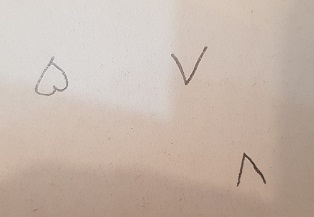
#> input picture OpenCV/binary processing/thresholding/adad.jpg, 314 x 217 px
$ jupyter execute final_project.ipynb
#> lines starting #> are read from the running program, lines starting #| are printed output that depends on the picture; after the words box and inside, x2 and y2 are one past the last pixel; in counts of white or black regions, pixels touching at a corner belong together
[cell 1]
import cv2 as cv
from matplotlib import pyplot as plt

## Simple trditional Thresholding

[cell 2]
image = cv.imread('adad.jpg',0)
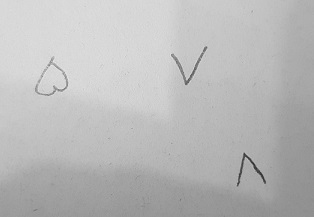
#> image: shape (217, 314); min 43, max 234, mean 185.8

_ ,binary_threshold = cv.threshold(image, 127, 255, cv.THRESH_BINARY)
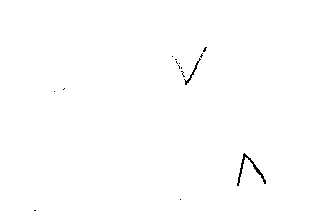
#> binary_threshold: shape (217, 314); 99.6% white; black in thin lines or dots, all inside (x1, y1, x2, y2) = (34, 47, 266, 211)

_ ,trunc = cv.threshold(image, 127, 255, cv.THRESH_TRUNC)
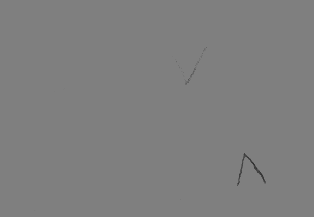
#> trunc: shape (217, 314); min 43, max 127, mean 126.9


plt.figure(figsize=[10,10])
plt.subplot(131);plt.imshow(image, cmap='gray');plt.title("original image");
plt.subplot(132);plt.imshow(binary_threshold, cmap='gray');plt.title("Threshold - Binary");
plt.subplot(133);plt.imshow(trunc, cmap='gray');plt.title("trunc");
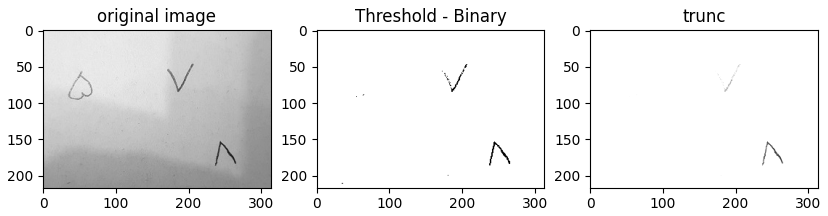
#> figure drawn by matplotlib, 3 panels

## Otsu

[cell 3]
image = cv.imread('adad.jpg',0)

_ ,binary_threshold = cv.threshold(image,127,255,cv.THRESH_BINARY)
_ ,otsu_image = cv.threshold(image,0,255,cv.THRESH_BINARY+cv.THRESH_OTSU)
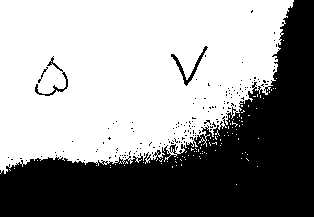
#> otsu_image: shape (217, 314); 58.5% white; 155 black regions (151 under 20 px), largest, box (x1, y1, x2, y2) and area: (0, 0, 314, 217) 27539, (171, 46, 208, 86) 233, (35, 56, 68, 96) 179, (38, 67, 48, 83) 30
blured_image = cv.GaussianBlur(image,(5,5),0)
_ ,otsu_gaussian = cv.threshold(blured_image,0,255,cv.THRESH_BINARY+cv.THRESH_OTSU)
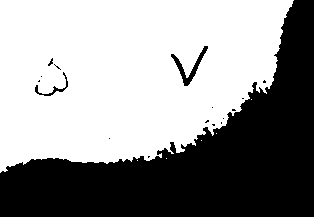
#> otsu_gaussian: shape (217, 314); 58.5% white; 17 black regions (14 under 20 px), largest, box (x1, y1, x2, y2) and area: (0, 0, 314, 217) 27776, (171, 46, 208, 86) 324, (35, 72, 68, 96) 124

plt.figure(figsize=[20,10])
plt.subplot(131);plt.imshow(binary_threshold, cmap='gray');plt.title("binary threshold")
plt.subplot(132);plt.imshow(otsu_image, cmap='gray');plt.title("otsu adaotive threshold")
plt.subplot(133);plt.imshow(otsu_gaussian, cmap='gray');plt.title("Gaussian noise deletion")

## Adaptive Mean Thresholding

[cell 4]
adaptive_c = cv.adaptiveThreshold(image,255,cv.ADAPTIVE_THRESH_MEAN_C, cv.THRESH_BINARY,11,2)
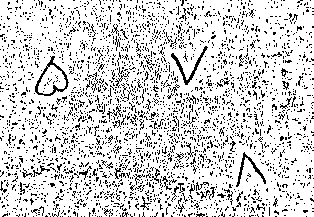
#> adaptive_c: shape (217, 314); 83.4% white; black in thin lines or dots
plt.figure(figsize=[10,10])
plt.imshow(adaptive_c, cmap='gray');plt.title("Adaptive Mean Thresholding");

lets try noise free

[cell 5]
noise_free_image = cv.GaussianBlur(image,(15,15),0)
adaptive_c = cv.adaptiveThreshold(noise_free_image,255,cv.ADAPTIVE_THRESH_MEAN_C, cv.THRESH_BINARY,7,2)
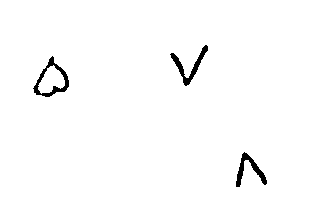
#> adaptive_c: shape (217, 314); 98.5% white; 3 black regions, box (x1, y1, x2, y2) and area: (33, 56, 69, 97) 381, (170, 45, 208, 86) 348, (236, 152, 267, 187) 325
plt.figure(figsize=[10,10])
plt.imshow(adaptive_c, cmap='gray');plt.title("Adaptive Mean Thresholding on noise free image");

## Adaptive Gaussian Thresholding

[cell 6]
plt.figure(figsize=[10,10])
adaptive_gaussian = cv.adaptiveThreshold(image,255,cv.ADAPTIVE_THRESH_GAUSSIAN_C, cv.THRESH_BINARY,11,2)
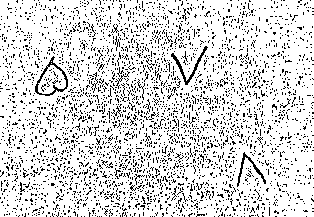
#> adaptive_gaussian: shape (217, 314); 84.8% white; black in thin lines or dots
plt.imshow(adaptive_gaussian, cmap='gray');plt.title("Adaptive Gaussian Thresholding");

lets try noise free

[cell 7]
noise_free_image = cv.GaussianBlur(image,(15,15),0)
adaptive_gaussian = cv.adaptiveThreshold(noise_free_image,255,cv.ADAPTIVE_THRESH_GAUSSIAN_C, cv.THRESH_BINARY,11,2)
#> adaptive_gaussian: shape (217, 314); 98.5% white; 3 black regions, box (x1, y1, x2, y2) and area: (33, 56, 69, 97) 368, (171, 45, 208, 86) 345, (236, 153, 267, 187) 319
plt.figure(figsize=[10,10])
plt.imshow(adaptive_gaussian, cmap='gray');plt.title("Adaptive Gaussian on noise free image");
